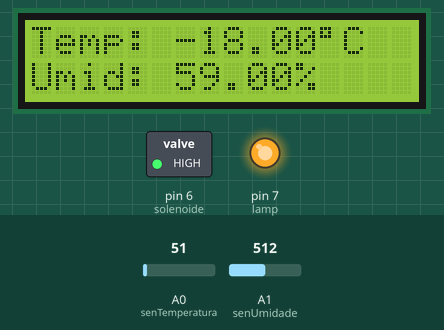
The sketch below on a simulated Arduino Uno, built with avr-gcc and run on an emulated ATmega328P. Shown: 16×2 character LCD, switched loads named in the sketch (green lamp = pin HIGH), output pins drawn as LEDs (lit = HIGH). The inputs (shaded band) are chosen by the test bench; at power-on: A0 (senTemperatura) = 51, A1 (senUmidade) = 512.

Above: at 1.2 s.
1.3 s: A0 (senTemperatura) set to 119
At 3.2 s:
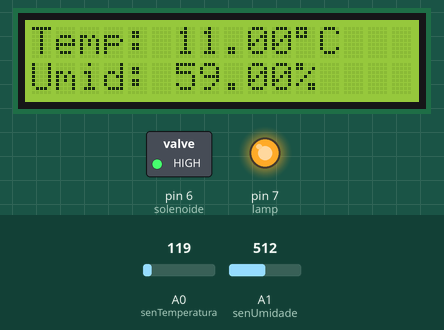
3.5 s: A0 (senTemperatura) set to 135
At 5.2 s:
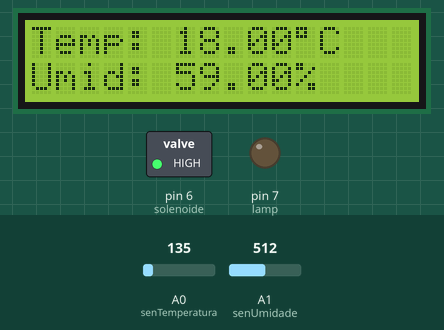
5.5 s: A1 (senUmidade) set to 598
At 7.3 s:
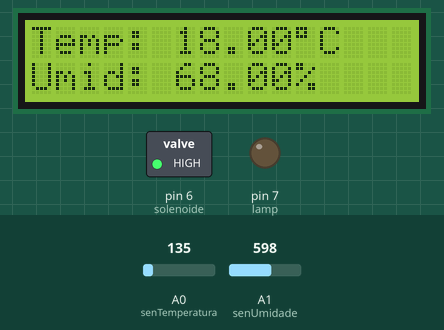
7.6 s: A1 (senUmidade) set to 618
At 9.3 s:
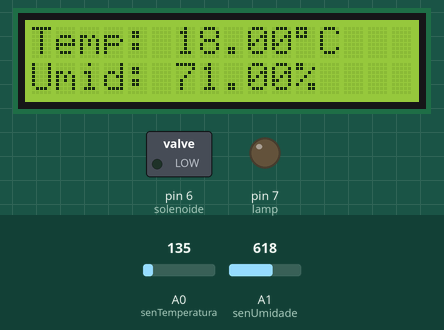
9.6 s: A0 (senTemperatura) set to 112
At 11.3 s:
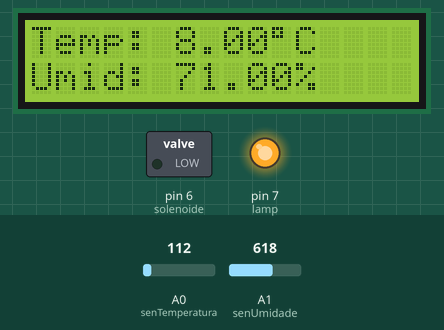
11.6 s: A1 (senUmidade) set to 716
At 13.4 s:
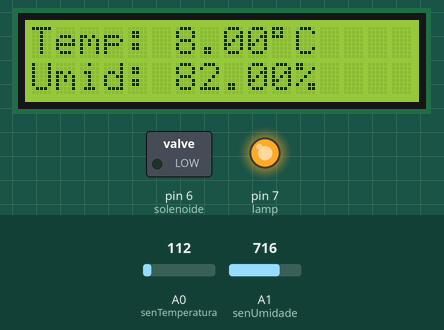
Timing chart, 0 to 14.6 s (numbered marks = the images above; inputs shaded):
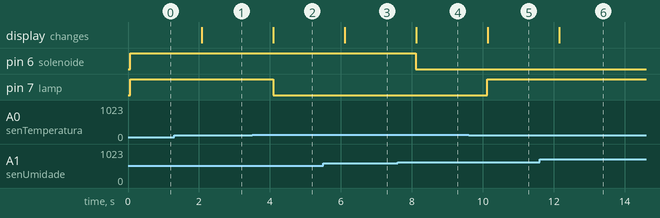

The sketch:

Sensor_de_umidade_de_solo_e_temperatura_do_ar.ino
```cpp
// C++ code

#include <LiquidCrystal.h>

//Pino analógico do arduino no qual o sensor está ligado
const int senTemperatura = A0;
const int senUmidade = A1;

//Tempo de atualização entre as leituras em ms
const int TEMPO_ATUALIZACAO = 1000;

float temperatura;
float umidade;
int solenoide = 6;
int lamp = 7;

LiquidCrystal lcd (12, 11, 5, 4, 3, 2);

void setup()
{
  pinMode(12, OUTPUT);
  pinMode(11, OUTPUT);
  pinMode(solenoide, OUTPUT);
  pinMode(lamp, OUTPUT);
  lcd.begin(16, 2);
  Serial.begin(9600);
}

void loop()
{
  float temperatura = LerTemperatura();
  float umidade = LerUmidade();

  if(temperatura < 15){
    digitalWrite(lamp, HIGH);
  }else{
    digitalWrite(lamp, LOW);
  }

  if(umidade < 70){
    digitalWrite(solenoide, HIGH);
  } else {
    digitalWrite(solenoide, LOW);
  }

  lcd.clear();
  lcd.print("Temp: ");
  lcd.print(temperatura);
  lcd.write(B11011111);
  lcd.print("C");
  lcd.setCursor(0, 1);
  lcd.print("Umid: ");
  lcd.print(umidade);
  lcd.print("%");

  delay(TEMPO_ATUALIZACAO);
}

//Lê umidade
float LerUmidade(){
  float valor;
  float umid = analogRead(senUmidade);
  valor = map(umid,880,0,100,0);
  return (valor);
}

//Lê temperatura
float LerTemperatura(){
  float valor;
  float temp = analogRead(senTemperatura);
  valor = map(temp,390,0,125,-40);
  return (valor);
}
```

Measured:
- the behaviour switches between 127 and 128 on A0 (senTemperatura) (found by bisection; images 1 and 2)
- the behaviour switches between 607 and 608 on A1 (senUmidade) (found by bisection; images 3 and 4)
- after the input at 1.3 s, the display: changes after 0.78 s (image 1)
- after the input at 3.5 s, pin 7 (lamp): HIGH → LOW after 0.59 s; the display: changes after 0.60 s (image 2)
- after the input at 5.5 s, the display: changes after 0.61 s (image 3)
- after the input at 7.6 s, pin 6 (solenoide): HIGH → LOW after 0.52 s; the display: changes after 0.52 s (image 4)
- after the input at 9.6 s, pin 7 (lamp): LOW → HIGH after 0.53 s; the display: changes after 0.54 s (image 5)
- after the input at 11.6 s, the display: changes after 0.55 s (image 6)
